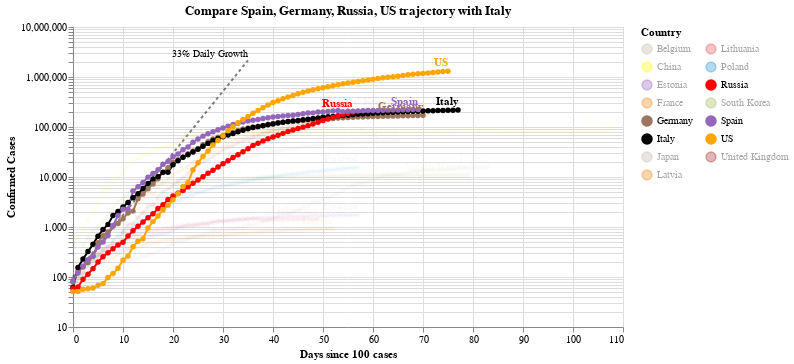

The cell this chart's notebook holds for it:
### Code cell
#hide_input
chart2 = make_since_chart(dff2, ['Spain', 'Germany','Russia', 'US'], baseline_countries)
chart2

### Figure 1 — Vega-Lite specification as saved in the notebook (floating-point values rounded to 4 significant figures; data arrays with more than 128 entries replaced by an {"elided": "..."} marker saying what was removed)
{"config": {"view": {"continuousWidth": 400, "continuousHeight": 300}}, "layer": [{"mark": {"type": "line", "color": "black", "opacity": 0.5, "strokeDash": [3, 3]}, "encoding": {"x": {"type": "quantitative", "field": "Days since 100 cases"}, "y": {"type": "quantitative", "field": "Confirmed Cases"}}}, {"mark": {"type": "text", "align": "right", "dy": -6, "fontSize": 10, "text": "33% Daily Growth"}, "encoding": {"x": {"type": "quantitative", "field": "Days since 100 cases"}, "y": {"type": "quantitative", "field": "Confirmed Cases"}}, "transform": [{"filter": "(datum['Days since 100 cases'] >= 35)"}]}, {"data": {"name": "data-d5d406530cb620dbbd307869c3b6e9d6"}, "mark": {"type": "line", "point": true}, "encoding": {"color": {"type": "nominal", "field": "Country", "legend": {"columns": 2}, "scale": {"domain": ["Belgium", "China", "Estonia", "France", "Germany", "Italy", "Japan", "Latvia", "Lithuania", "Poland", "Russia", "South Korea", "Spain", "US", "United Kingdom"], "range": ["#C1B7AD", "yellow", "#9467bd", "#F58518", "#9D755D", "black", "#C1B7AD", "#F58518", "#E45756", "#2495D3", "red", "#A1BA59", "#9467bd", "orange", "brown"]}}, "opacity": {"condition": {"value": 1, "selection": "selector003"}, "value": 0.05}, "tooltip": [{"type": "nominal", "field": "Country"}, {"type": "temporal", "field": "Date"}, {"type": "quantitative", "field": "Confirmed Cases"}, {"type": "quantitative", "field": "Days since 100 cases"}], "x": {"type": "quantitative", "field": "Days since 100 cases"}, "y": {"type": "quantitative", "field": "Confirmed Cases", "scale": {"type": "log"}}}, "selection": {"selector003": {"type": "multi", "fields": ["Country"], "bind": "legend", "init": [{"Country": "Spain"}, {"Country": "Germany"}, {"Country": "Russia"}, {"Country": "US"}, {"Country": "Italy"}]}}, "width": 550}, {"data": {"name": "data-d5d406530cb620dbbd307869c3b6e9d6"}, "mark": {"type": "text", "align": "right", "dy": -8, "fontWeight": "bold"}, "encoding": {"color": {"type": "nominal", "field": "Country", "legend": {"columns": 2}, "scale": {"domain": ["Belgium", "China", "Estonia", "France", "Germany", "Italy", "Japan", "Latvia", "Lithuania", "Poland", "Russia", "South Korea", "Spain", "US", "United Kingdom"], "range": ["#C1B7AD", "yellow", "#9467bd", "#F58518", "#9D755D", "black", "#C1B7AD", "#F58518", "#E45756", "#2495D3", "red", "#A1BA59", "#9467bd", "orange", "brown"]}}, "opacity": {"condition": {"value": 1, "selection": "selector003"}, "value": 0.05}, "text": {"type": "nominal", "field": "Country"}, "tooltip": [{"type": "nominal", "field": "Country"}, {"type": "temporal", "field": "Date"}, {"type": "quantitative", "field": "Confirmed Cases"}, {"type": "quantitative", "field": "Days since 100 cases"}], "x": {"type": "quantitative", "field": "Days since 100 cases"}, "y": {"type": "quantitative", "field": "Confirmed Cases", "scale": {"type": "log"}}}, "transform": [{"filter": "(datum['Date'] >= 1588982400000)"}], "width": 550}], "data": {"name": "data-c1a3bbf4dd040f2e7e8e7a69520e3c2a"}, "title": "Compare Spain, Germany, Russia, US trajectory with Italy", "$schema": "https://vega.github.io/schema/vega-lite/v4.0.2.json", "datasets": {"data-c1a3bbf4dd040f2e7e8e7a69520e3c2a": [{"Days since 100 cases": 0, "Confirmed Cases": 100.0}, {"Days since 100 cases": 1, "Confirmed Cases": 133.0}, {"Days since 100 cases": 2, "Confirmed Cases": 176.9}, {"Days since 100 cases": 3, "Confirmed Cases": 235.3}, {"Days since 100 cases": 4, "Confirmed Cases": 312.9}, {"Days since 100 cases": 5, "Confirmed Cases": 416.2}, {"Days since 100 cases": 6, "Confirmed Cases": 553.5}, {"Days since 100 cases": 7, "Confirmed Cases": 736.1}, {"Days since 100 cases": 8, "Confirmed Cases": 979.1}, {"Days since 100 cases": 9, "Confirmed Cases": 1302.0}, {"Days since 100 cases": 10, "Confirmed Cases": 1732.0}, {"Days since 100 cases": 11, "Confirmed Cases": 2303.0}, {"Days since 100 cases": 12, "Confirmed Cases": 3064.0}, {"Days since 100 cases": 13, "Confirmed Cases": 4074.0}, {"Days since 100 cases": 14, "Confirmed Cases": 5419.0}, {"Days since 100 cases": 15, "Confirmed Cases": 7207.0}, {"Days since 100 cases": 16, "Confirmed Cases": 9586.0}, {"Days since 100 cases": 17, "Confirmed Cases": 12750.0}, {"Days since 100 cases": 18, "Confirmed Cases": 16960.0}, {"Days since 100 cases": 19, "Confirmed Cases": 22550.0}, {"Days since 100 cases": 20, "Confirmed Cases": 29990.0}, {"Days since 100 cases": 21, "Confirmed Cases": 39890.0}, {"Days since 100 cases": 22, "Confirmed Cases": 53060.0}, {"Days since 100 cases": 23, "Confirmed Cases": 70560.0}, {"Days since 100 cases": 24, "Confirmed Cases": 93850.0}, {"Days since 100 cases": 25, "Confirmed Cases": 124800.0}, {"Days since 100 cases": 26, "Confirmed Cases": 166000.0}, {"Days since 100 cases": 27, "Confirmed Cases": 220800.0}, {"Days since 100 cases": 28, "Confirmed Cases": 293700.0}, {"Days since 100 cases": 29, "Confirmed Cases": 390600.0}, {"Days since 100 cases": 30, "Confirmed Cases": 519500.0}, {"Days since 100 cases": 31, "Confirmed Cases": 690900.0}, {"Days since 100 cases": 32, "Confirmed Cases": 918900.0}, {"Days since 100 cases": 33, "Confirmed Cases": 1222000.0}, {"Days since 100 cases": 34, "Confirmed Cases": 1625000.0}, {"Days since 100 cases": 35, "Confirmed Cases": 2162000.0}], "data-d5d406530cb620dbbd307869c3b6e9d6": {"elided": "1050 records"}}}
